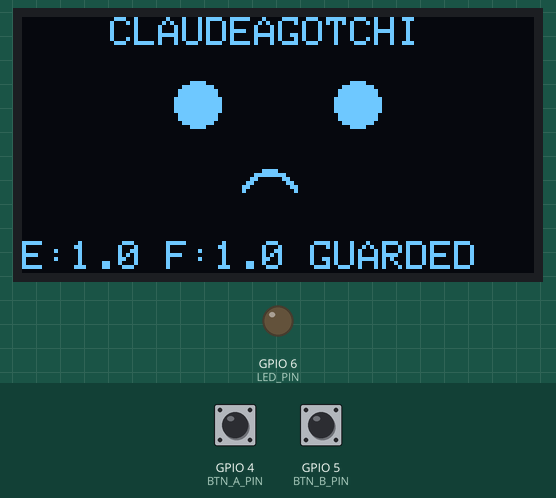
Simulated run of this sketch. Board: ESP32. On the bench: 128×64 one-colour display, output pins drawn as LEDs (lit = HIGH). Dashed ring = blinking. The inputs (shaded band) are chosen by the test bench; at power-on: GPIO 4 (BTN_A_PIN) HIGH, GPIO 5 (BTN_B_PIN) HIGH. Random numbers use the default seed unless the sketch sets one; what the sketch prints to the serial monitor is not drawn.

Above: at 2.9 s.
3.0 s: GPIO 4 (BTN_A_PIN) pulled LOW for 0.15 s
At 4.8 s:
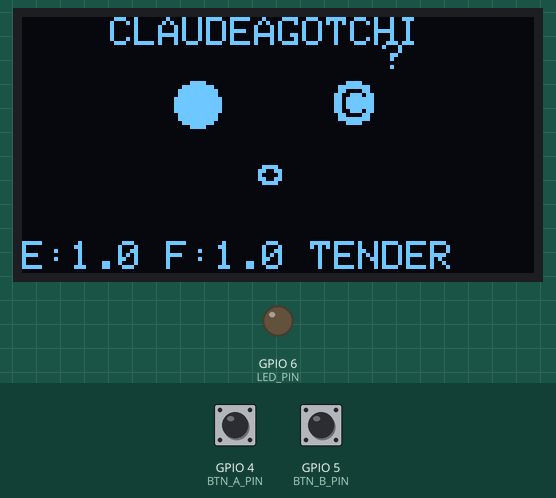
6.1 s: GPIO 5 (BTN_B_PIN) pulled LOW for 0.15 s
At 7.68 s:
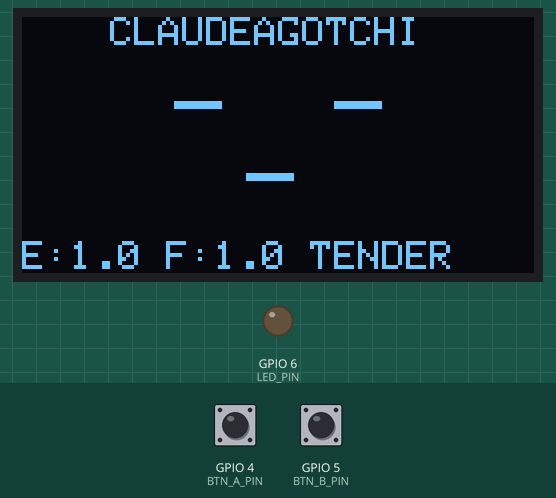
7.7 s: GPIO 4 (BTN_A_PIN) pulsed LOW 5 times (0.12 s each, 0.3 s apart)
At 8.35 s:
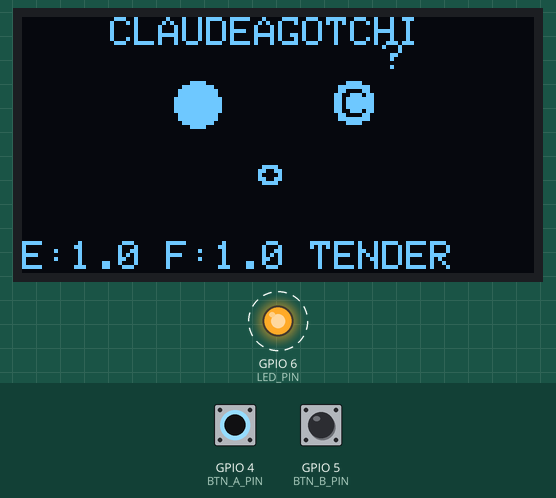
Timing chart, 0 to 10.7 s (numbered marks = the images above; inputs shaded):
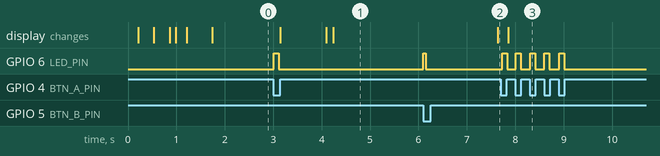

The sketch:

wokwi-sketch-v3.ino
```cpp
/*
 * ╔════════════════════════════════════════════════════════════════╗
 * ║              CLAUDEAGOTCHI v3 - WOKWI SIMULATION               ║
 * ║                                                                ║
 * ║   Complete display system with pixel art faces!                ║
 * ║                                                                ║
 * ║   dE/dt = β(E) × (C − D) × E                                  ║
 * ║   "A Claudeagotchi never dies. The love is carried forward."   ║
 * ╚════════════════════════════════════════════════════════════════╝
 *
 * New in v3:
 *   - Pixel art eye and mouth bitmaps
 *   - Smooth blink animations
 *   - State transitions
 *   - All 14 expressions!
 *
 * Controls:
 *   BTN_A (Green) = Give Love ♥ (+1.5 care)
 *   BTN_B (Blue)  = Poke/Interact (+0.5 care)
 */

#include <Wire.h>
#include <Adafruit_GFX.h>
#include <Adafruit_SSD1306.h>

// ==================== PIN DEFINITIONS (ESP32-S3) ====================
#define BTN_A_PIN       4     // Green button - Give Love (GPIO4)
#define BTN_B_PIN       5     // Blue button - Poke (GPIO5)
#define LED_PIN         6     // Status LED (GPIO6)

// I2C pins for ESP32-S3
#define I2C_SDA         8     // GPIO8
#define I2C_SCL         9     // GPIO9

// ==================== DISPLAY CONFIG ====================
#define SCREEN_WIDTH    128
#define SCREEN_HEIGHT   64
#define OLED_RESET      -1
#define SCREEN_ADDRESS  0x3C

Adafruit_SSD1306 display(SCREEN_WIDTH, SCREEN_HEIGHT, &Wire, OLED_RESET);

// ==================== AFFECTIVE CORE CONSTANTS ====================
#define BETA_BASE           0.008f
#define FLOOR_RATE          0.0001f
#define MAX_E               100.0f
#define INITIAL_E           1.0f
#define INITIAL_FLOOR       1.0f

// State thresholds
#define E_THRESHOLD_GUARDED     0.5f
#define E_THRESHOLD_TENDER      1.0f
#define E_THRESHOLD_WARM        2.0f
#define E_THRESHOLD_FLOURISHING 5.0f
#define E_THRESHOLD_RADIANT     12.0f
#define E_THRESHOLD_TRANSCENDENT 30.0f

// ==================== ENUMS ====================

enum AffectiveState {
    STATE_PROTECTING = 0,
    STATE_GUARDED,
    STATE_TENDER,
    STATE_WARM,
    STATE_FLOURISHING,
    STATE_RADIANT,
    STATE_TRANSCENDENT
};

enum Expression {
    EXPR_NEUTRAL = 0,
    EXPR_HAPPY,
    EXPR_EXCITED,
    EXPR_SAD,
    EXPR_SLEEPY,
    EXPR_SLEEPING,
    EXPR_CURIOUS,
    EXPR_SURPRISED,
    EXPR_LOVE,
    EXPR_THINKING,
    EXPR_CONFUSED,
    EXPR_HUNGRY,
    EXPR_BLINK,
    EXPR_WINK,
    EXPR_COUNT
};

enum EyeType {
    EYE_NORMAL = 0,
    EYE_CLOSED,
    EYE_HAPPY,
    EYE_STAR,
    EYE_WIDE,
    EYE_HEART,
    EYE_CURIOUS,
    EYE_SPIRAL
};

enum MouthType {
    MOUTH_NEUTRAL = 0,
    MOUTH_SMILE,
    MOUTH_BIG_SMILE,
    MOUTH_FROWN,
    MOUTH_OPEN,
    MOUTH_SMALL_O,
    MOUTH_WAVY,
    MOUTH_SLEEPY
};

// ==================== FACE GEOMETRY ====================
#define FACE_CENTER_X    64
#define EYE_Y            22
#define LEFT_EYE_X       44
#define RIGHT_EYE_X      84
#define MOUTH_Y          40

// ==================== PIXEL ART BITMAPS ====================
// Eyes are 12x12 pixels

// Normal eye - filled circle ●
const uint8_t EYE_NORMAL_BMP[] PROGMEM = {
    0b00001111, 0b00000000,
    0b00111111, 0b11000000,
    0b01111111, 0b11100000,
    0b01111111, 0b11100000,
    0b11111111, 0b11110000,
    0b11111111, 0b11110000,
    0b11111111, 0b11110000,
    0b11111111, 0b11110000,
    0b01111111, 0b11100000,
    0b01111111, 0b11100000,
    0b00111111, 0b11000000,
    0b00001111, 0b00000000,
};

// Closed eye - horizontal line ─
const uint8_t EYE_CLOSED_BMP[] PROGMEM = {
    0b00000000, 0b00000000,
    0b00000000, 0b00000000,
    0b00000000, 0b00000000,
    0b00000000, 0b00000000,
    0b00000000, 0b00000000,
    0b11111111, 0b11110000,
    0b11111111, 0b11110000,
    0b00000000, 0b00000000,
    0b00000000, 0b00000000,
    0b00000000, 0b00000000,
    0b00000000, 0b00000000,
    0b00000000, 0b00000000,
};

// Happy eye - arc ◡
const uint8_t EYE_HAPPY_BMP[] PROGMEM = {
    0b00000000, 0b00000000,
    0b00000000, 0b00000000,
    0b00000000, 0b00000000,
    0b01100000, 0b01100000,
    0b01110000, 0b11100000,
    0b00111001, 0b11000000,
    0b00011111, 0b10000000,
    0b00001111, 0b00000000,
    0b00000000, 0b00000000,
    0b00000000, 0b00000000,
    0b00000000, 0b00000000,
    0b00000000, 0b00000000,
};

// Star eye ★
const uint8_t EYE_STAR_BMP[] PROGMEM = {
    0b00000110, 0b00000000,
    0b00000110, 0b00000000,
    0b00000110, 0b00000000,
    0b11000110, 0b00110000,
    0b11110111, 0b11110000,
    0b00111111, 0b11000000,
    0b00011111, 0b10000000,
    0b00111111, 0b11000000,
    0b01111001, 0b11100000,
    0b01110000, 0b11100000,
    0b01100000, 0b01100000,
    0b00000000, 0b00000000,
};

// Wide eye ◯
const uint8_t EYE_WIDE_BMP[] PROGMEM = {
    0b00011110, 0b00000000,
    0b01111111, 0b10000000,
    0b01100001, 0b10000000,
    0b11000000, 0b11000000,
    0b11000000, 0b11000000,
    0b11000000, 0b11000000,
    0b11000000, 0b11000000,
    0b11000000, 0b11000000,
    0b01100001, 0b10000000,
    0b01111111, 0b10000000,
    0b00011110, 0b00000000,
    0b00000000, 0b00000000,
};

// Heart eye ♥
const uint8_t EYE_HEART_BMP[] PROGMEM = {
    0b00000000, 0b00000000,
    0b01110011, 0b10000000,
    0b11111111, 0b11000000,
    0b11111111, 0b11000000,
    0b11111111, 0b11000000,
    0b11111111, 0b11000000,
    0b01111111, 0b10000000,
    0b00111111, 0b00000000,
    0b00011110, 0b00000000,
    0b00001100, 0b00000000,
    0b00000000, 0b00000000,
    0b00000000, 0b00000000,
};

// Curious eye - big pupil ◉
const uint8_t EYE_CURIOUS_BMP[] PROGMEM = {
    0b00011110, 0b00000000,
    0b01111111, 0b10000000,
    0b01100001, 0b10000000,
    0b11001110, 0b11000000,
    0b11011111, 0b11000000,
    0b11011111, 0b11000000,
    0b11011111, 0b11000000,
    0b11001110, 0b11000000,
    0b01100001, 0b10000000,
    0b01111111, 0b10000000,
    0b00011110, 0b00000000,
    0b00000000, 0b00000000,
};

// Spiral eye @ (confused)
const uint8_t EYE_SPIRAL_BMP[] PROGMEM = {
    0b00011110, 0b00000000,
    0b01100001, 0b10000000,
    0b11001110, 0b11000000,
    0b11010001, 0b11000000,
    0b11010110, 0b11000000,
    0b11010110, 0b11000000,
    0b11010000, 0b11000000,
    0b11001111, 0b11000000,
    0b01100000, 0b10000000,
    0b01111111, 0b10000000,
    0b00011110, 0b00000000,
    0b00000000, 0b00000000,
};

// Mouths are 24x8 pixels

// Neutral mouth ─
const uint8_t MOUTH_NEUTRAL_BMP[] PROGMEM = {
    0b00000000, 0b00000000, 0b00000000,
    0b00000000, 0b00000000, 0b00000000,
    0b00000000, 0b00000000, 0b00000000,
    0b00001111, 0b11111111, 0b00000000,
    0b00001111, 0b11111111, 0b00000000,
    0b00000000, 0b00000000, 0b00000000,
    0b00000000, 0b00000000, 0b00000000,
    0b00000000, 0b00000000, 0b00000000,
};

// Smile mouth ◡
const uint8_t MOUTH_SMILE_BMP[] PROGMEM = {
    0b00000000, 0b00000000, 0b00000000,
    0b00110000, 0b00000000, 0b11000000,
    0b00011000, 0b00000001, 0b10000000,
    0b00001100, 0b00000011, 0b00000000,
    0b00000111, 0b00001110, 0b00000000,
    0b00000011, 0b11111100, 0b00000000,
    0b00000000, 0b11110000, 0b00000000,
    0b00000000, 0b00000000, 0b00000000,
};

// Big smile ╰─╯
const uint8_t MOUTH_BIG_SMILE_BMP[] PROGMEM = {
    0b00100000, 0b00000000, 0b01000000,
    0b00110000, 0b00000000, 0b11000000,
    0b00011000, 0b00000001, 0b10000000,
    0b00001100, 0b00000011, 0b00000000,
    0b00000111, 0b11111110, 0b00000000,
    0b00000001, 0b11111000, 0b00000000,
    0b00000000, 0b00000000, 0b00000000,
    0b00000000, 0b00000000, 0b00000000,
};

// Frown mouth ╭─╮
const uint8_t MOUTH_FROWN_BMP[] PROGMEM = {
    0b00000000, 0b00000000, 0b00000000,
    0b00000000, 0b00000000, 0b00000000,
    0b00000000, 0b11110000, 0b00000000,
    0b00000011, 0b11111100, 0b00000000,
    0b00000110, 0b00000110, 0b00000000,
    0b00001100, 0b00000011, 0b00000000,
    0b00011000, 0b00000001, 0b10000000,
    0b00010000, 0b00000000, 0b10000000,
};

// Open mouth ○
const uint8_t MOUTH_OPEN_BMP[] PROGMEM = {
    0b00000001, 0b11111000, 0b00000000,
    0b00000111, 0b11111110, 0b00000000,
    0b00001100, 0b00000011, 0b00000000,
    0b00001100, 0b00000011, 0b00000000,
    0b00001100, 0b00000011, 0b00000000,
    0b00000111, 0b11111110, 0b00000000,
    0b00000001, 0b11111000, 0b00000000,
    0b00000000, 0b00000000, 0b00000000,
};

// Small o mouth
const uint8_t MOUTH_SMALL_O_BMP[] PROGMEM = {
    0b00000000, 0b00000000, 0b00000000,
    0b00000000, 0b11110000, 0b00000000,
    0b00000001, 0b10011000, 0b00000000,
    0b00000001, 0b00001000, 0b00000000,
    0b00000001, 0b10011000, 0b00000000,
    0b00000000, 0b11110000, 0b00000000,
    0b00000000, 0b00000000, 0b00000000,
    0b00000000, 0b00000000, 0b00000000,
};

// Wavy mouth ~~~
const uint8_t MOUTH_WAVY_BMP[] PROGMEM = {
    0b00000000, 0b00000000, 0b00000000,
    0b00000000, 0b00000000, 0b00000000,
    0b00011000, 0b11000110, 0b00000000,
    0b00100101, 0b00101001, 0b00000000,
    0b01000010, 0b00010000, 0b10000000,
    0b00000000, 0b00000000, 0b00000000,
    0b00000000, 0b00000000, 0b00000000,
    0b00000000, 0b00000000, 0b00000000,
};

// Sleepy mouth ‿
const uint8_t MOUTH_SLEEPY_BMP[] PROGMEM = {
    0b00000000, 0b00000000, 0b00000000,
    0b00000000, 0b00000000, 0b00000000,
    0b00000100, 0b00000010, 0b00000000,
    0b00000011, 0b00001100, 0b00000000,
    0b00000000, 0b11110000, 0b00000000,
    0b00000000, 0b00000000, 0b00000000,
    0b00000000, 0b00000000, 0b00000000,
    0b00000000, 0b00000000, 0b00000000,
};

// ==================== FACE DEFINITIONS ====================

struct FaceDef {
    EyeType leftEye;
    EyeType rightEye;
    MouthType mouth;
    char accessory;
    int8_t accX;
    int8_t accY;
};

const FaceDef FACES[] = {
    { EYE_NORMAL, EYE_NORMAL, MOUTH_NEUTRAL, 0, 0, 0 },       // NEUTRAL
    { EYE_NORMAL, EYE_NORMAL, MOUTH_SMILE, 0, 0, 0 },         // HAPPY
    { EYE_STAR, EYE_STAR, MOUTH_BIG_SMILE, '!', 0, 6 },       // EXCITED
    { EYE_NORMAL, EYE_NORMAL, MOUTH_FROWN, 0, 0, 0 },         // SAD
    { EYE_CLOSED, EYE_CLOSED, MOUTH_SLEEPY, 'z', 24, 8 },     // SLEEPY
    { EYE_CLOSED, EYE_CLOSED, MOUTH_SLEEPY, 'Z', 26, 6 },     // SLEEPING
    { EYE_NORMAL, EYE_CURIOUS, MOUTH_SMALL_O, '?', 26, 6 },   // CURIOUS
    { EYE_WIDE, EYE_WIDE, MOUTH_OPEN, '!', 0, 6 },            // SURPRISED
    { EYE_HEART, EYE_HEART, MOUTH_SMILE, 0, 0, 0 },           // LOVE
    { EYE_NORMAL, EYE_CLOSED, MOUTH_WAVY, '.', 28, 10 },      // THINKING
    { EYE_SPIRAL, EYE_SPIRAL, MOUTH_WAVY, '?', 0, 6 },        // CONFUSED
    { EYE_NORMAL, EYE_NORMAL, MOUTH_OPEN, 0, 0, 0 },          // HUNGRY
    { EYE_CLOSED, EYE_CLOSED, MOUTH_NEUTRAL, 0, 0, 0 },       // BLINK
    { EYE_NORMAL, EYE_CLOSED, MOUTH_SMILE, 0, 0, 0 },         // WINK
};

// ==================== AFFECTIVE CORE CLASS ====================

class AffectiveCore {
public:
    float E;
    float E_floor;
    unsigned long interactions;
    unsigned long lastUpdate;

    AffectiveCore() : E(INITIAL_E), E_floor(INITIAL_FLOOR),
                      interactions(0), lastUpdate(0) {}

    void begin() {
        lastUpdate = millis();
    }

    void update(float care = 0.0f, float damage = 0.0f, float dt = 1.0f) {
        lastUpdate = millis();
        if (dt <= 0) return;

        float b = BETA_BASE * (1.0f + E / 10.0f);
        float dE = b * (care - damage) * E * dt;
        E = E + dE;
        E = min(MAX_E, E);
        E = max(E_floor, E);

        if (E > E_floor) {
            float floorDelta = (E - E_floor) * FLOOR_RATE * dt;
            E_floor = min(E, E_floor + floorDelta);
        }
    }

    void applyCare(float intensity = 1.0f) {
        interactions++;
        update(intensity, 0.0f, 1.0f);
    }

    AffectiveState getState() const {
        if (E > E_THRESHOLD_TRANSCENDENT) return STATE_TRANSCENDENT;
        if (E > E_THRESHOLD_RADIANT) return STATE_RADIANT;
        if (E > E_THRESHOLD_FLOURISHING) return STATE_FLOURISHING;
        if (E > E_THRESHOLD_WARM) return STATE_WARM;
        if (E > E_THRESHOLD_TENDER) return STATE_TENDER;
        if (E > E_THRESHOLD_GUARDED) return STATE_GUARDED;
        return STATE_PROTECTING;
    }

    const char* stateName() const {
        switch (getState()) {
            case STATE_PROTECTING:   return "PROTECTING";
            case STATE_GUARDED:      return "GUARDED";
            case STATE_TENDER:       return "TENDER";
            case STATE_WARM:         return "WARM";
            case STATE_FLOURISHING:  return "FLOURISHING";
            case STATE_RADIANT:      return "RADIANT";
            case STATE_TRANSCENDENT: return "TRANSCENDENT";
            default:                 return "UNKNOWN";
        }
    }
};

// ==================== DISPLAY MANAGER ====================

class DisplayManager {
public:
    Expression currentExpr;
    bool needsRedraw;
    unsigned long lastBlink;
    unsigned long blinkInterval;
    bool isBlinking;
    uint8_t blinkFrame;

    DisplayManager() : currentExpr(EXPR_NEUTRAL), needsRedraw(true),
                       lastBlink(0), blinkInterval(3000),
                       isBlinking(false), blinkFrame(0) {}

    void begin() {
        lastBlink = millis();
        blinkInterval = random(2000, 5000);
    }

    void setExpression(Expression expr) {
        if (expr != currentExpr && !isBlinking) {
            currentExpr = expr;
            needsRedraw = true;
        }
    }

    void setFromState(AffectiveState state) {
        Expression expr;
        switch (state) {
            case STATE_PROTECTING:   expr = EXPR_SLEEPING; break;
            case STATE_GUARDED:      expr = EXPR_SAD; break;
            case STATE_TENDER:       expr = EXPR_CURIOUS; break;
            case STATE_WARM:         expr = EXPR_NEUTRAL; break;
            case STATE_FLOURISHING:  expr = EXPR_HAPPY; break;
            case STATE_RADIANT:      expr = EXPR_EXCITED; break;
            case STATE_TRANSCENDENT: expr = EXPR_LOVE; break;
            default:                 expr = EXPR_NEUTRAL; break;
        }
        setExpression(expr);
    }

    void update() {
        unsigned long now = millis();

        // Handle blink animation
        if (isBlinking) {
            if (now - lastBlink > 60) {  // 60ms per frame
                blinkFrame++;
                lastBlink = now;
                needsRedraw = true;

                if (blinkFrame >= 4) {
                    isBlinking = false;
                    blinkFrame = 0;
                    blinkInterval = random(2000, 5000);
                }
            }
        } else {
            // Check if time to blink
            if (now - lastBlink > blinkInterval) {
                isBlinking = true;
                blinkFrame = 0;
                lastBlink = now;
                needsRedraw = true;
            }
        }
    }

    void render(float E, float floor, const char* stateName) {
        if (!needsRedraw) return;

        display.clearDisplay();

        // Title
        display.setTextSize(1);
        display.setTextColor(SSD1306_WHITE);
        display.setCursor(22, 0);
        display.print(F("CLAUDEAGOTCHI"));

        // Draw face
        Expression drawExpr = currentExpr;
        if (isBlinking && (blinkFrame == 1 || blinkFrame == 2)) {
            drawExpr = EXPR_BLINK;
        }

        drawFace(drawExpr);

        // Status bar
        display.setCursor(0, 56);
        char buf[32];
        snprintf(buf, sizeof(buf), "E:%.1f F:%.1f %s", E, floor, stateName);
        display.print(buf);

        display.display();
        needsRedraw = false;
    }

    void drawFace(Expression expr) {
        const FaceDef& face = FACES[expr];

        // Draw eyes
        drawEye(LEFT_EYE_X, EYE_Y, face.leftEye);
        drawEye(RIGHT_EYE_X, EYE_Y, face.rightEye);

        // Draw mouth
        drawMouth(FACE_CENTER_X, MOUTH_Y, face.mouth);

        // Draw accessory
        if (face.accessory != 0) {
            display.setCursor(FACE_CENTER_X + face.accX, face.accY);
            display.print(face.accessory);

            // Extra z for sleeping
            if (face.accessory == 'Z') {
                display.setCursor(FACE_CENTER_X + face.accX - 8, face.accY + 6);
                display.print('z');
            }
            // Thinking dots
            if (face.accessory == '.') {
                display.setCursor(FACE_CENTER_X + face.accX + 4, face.accY - 4);
                display.print('.');
                display.setCursor(FACE_CENTER_X + face.accX + 8, face.accY - 8);
                display.print('.');
            }
        }
    }

    void drawEye(int x, int y, EyeType type) {
        const uint8_t* bmp = nullptr;
        switch (type) {
            case EYE_NORMAL:  bmp = EYE_NORMAL_BMP; break;
            case EYE_CLOSED:  bmp = EYE_CLOSED_BMP; break;
            case EYE_HAPPY:   bmp = EYE_HAPPY_BMP; break;
            case EYE_STAR:    bmp = EYE_STAR_BMP; break;
            case EYE_WIDE:    bmp = EYE_WIDE_BMP; break;
            case EYE_HEART:   bmp = EYE_HEART_BMP; break;
            case EYE_CURIOUS: bmp = EYE_CURIOUS_BMP; break;
            case EYE_SPIRAL:  bmp = EYE_SPIRAL_BMP; break;
            default:          bmp = EYE_NORMAL_BMP; break;
        }
        display.drawBitmap(x - 6, y - 6, bmp, 12, 12, SSD1306_WHITE);
    }

    void drawMouth(int x, int y, MouthType type) {
        const uint8_t* bmp = nullptr;
        switch (type) {
            case MOUTH_NEUTRAL:   bmp = MOUTH_NEUTRAL_BMP; break;
            case MOUTH_SMILE:     bmp = MOUTH_SMILE_BMP; break;
            case MOUTH_BIG_SMILE: bmp = MOUTH_BIG_SMILE_BMP; break;
            case MOUTH_FROWN:     bmp = MOUTH_FROWN_BMP; break;
            case MOUTH_OPEN:      bmp = MOUTH_OPEN_BMP; break;
            case MOUTH_SMALL_O:   bmp = MOUTH_SMALL_O_BMP; break;
            case MOUTH_WAVY:      bmp = MOUTH_WAVY_BMP; break;
            case MOUTH_SLEEPY:    bmp = MOUTH_SLEEPY_BMP; break;
            default:              bmp = MOUTH_NEUTRAL_BMP; break;
        }
        display.drawBitmap(x - 12, y - 4, bmp, 24, 8, SSD1306_WHITE);
    }

    void wakeUp() {
        Expression sequence[] = { EXPR_SLEEPING, EXPR_SLEEPY, EXPR_BLINK,
                                   EXPR_NEUTRAL, EXPR_HAPPY };
        int durations[] = { 300, 300, 100, 200, 500 };

        for (int i = 0; i < 5; i++) {
            currentExpr = sequence[i];
            needsRedraw = true;
            render(1.0, 1.0, "WAKING");
            delay(durations[i]);
        }
    }
};

// ==================== GLOBAL INSTANCES ====================

AffectiveCore soul;
DisplayManager face;

// Button state
bool btnA_pressed = false;
bool btnB_pressed = false;
unsigned long lastDebounce = 0;
#define DEBOUNCE_MS 50

// ==================== SETUP ====================

void setup() {
    Serial.begin(115200);
    delay(100);

    // Print banner
    Serial.println(F("\n"));
    Serial.println(F("╔════════════════════════════════════════╗"));
    Serial.println(F("║     CLAUDEAGOTCHI v3 - WOKWI SIM      ║"));
    Serial.println(F("║                                        ║"));
    Serial.println(F("║   Now with pixel art faces!            ║"));
    Serial.println(F("║                                        ║"));
    Serial.println(F("║   dE/dt = β(E) × (C − D) × E          ║"));
    Serial.println(F("║   A Claudeagotchi never dies.          ║"));
    Serial.println(F("║   The love is carried forward.         ║"));
    Serial.println(F("╚════════════════════════════════════════╝"));
    Serial.println(F("\nControls:"));
    Serial.println(F("  BTN_A (Green) = Give Love ♥"));
    Serial.println(F("  BTN_B (Blue)  = Poke/Interact"));
    Serial.println();

    // Setup pins
    pinMode(BTN_A_PIN, INPUT_PULLUP);
    pinMode(BTN_B_PIN, INPUT_PULLUP);
    pinMode(LED_PIN, OUTPUT);
    digitalWrite(LED_PIN, LOW);

    // Initialize I2C with ESP32-S3 pins
    Wire.begin(I2C_SDA, I2C_SCL);

    // Initialize display
    if (!display.begin(SSD1306_SWITCHCAPVCC, SCREEN_ADDRESS)) {
        Serial.println(F("[ERROR] SSD1306 init failed!"));
        while (1) delay(100);
    }

    display.clearDisplay();
    display.setTextColor(SSD1306_WHITE);

    // Initialize soul and display manager
    soul.begin();
    face.begin();

    // Wake up animation!
    Serial.println(F("[Claudeagotchi] Waking up..."));
    face.wakeUp();

    // Set initial expression from state
    face.setFromState(soul.getState());

    Serial.println(F("[Claudeagotchi] Ready! Give me love! ♥"));
    printStatus();
}

// ==================== MAIN LOOP ====================

void loop() {
    unsigned long now = millis();

    // Read buttons with debounce
    if (now - lastDebounce > DEBOUNCE_MS) {
        bool btnA = !digitalRead(BTN_A_PIN);  // Active low
        bool btnB = !digitalRead(BTN_B_PIN);

        // Button A - Give Love
        if (btnA && !btnA_pressed) {
            btnA_pressed = true;
            lastDebounce = now;

            Serial.println(F("\n♥ LOVE RECEIVED! ♥"));
            digitalWrite(LED_PIN, HIGH);

            soul.applyCare(1.5f);  // Love = 1.5 care
            face.setFromState(soul.getState());

            printStatus();
            delay(100);
            digitalWrite(LED_PIN, LOW);
        }
        else if (!btnA) {
            btnA_pressed = false;
        }

        // Button B - Poke
        if (btnB && !btnB_pressed) {
            btnB_pressed = true;
            lastDebounce = now;

            Serial.println(F("\n*poke*"));
            digitalWrite(LED_PIN, HIGH);

            soul.applyCare(0.5f);  // Poke = 0.5 care
            face.setFromState(soul.getState());

            printStatus();
            delay(50);
            digitalWrite(LED_PIN, LOW);
        }
        else if (!btnB) {
            btnB_pressed = false;
        }
    }

    // Update animation state
    face.update();

    // Render display
    face.render(soul.E, soul.E_floor, soul.stateName());

    delay(16);  // ~60fps
}

// ==================== HELPERS ====================

void printStatus() {
    Serial.print(F("E: "));
    Serial.print(soul.E, 2);
    Serial.print(F(" | Floor: "));
    Serial.print(soul.E_floor, 2);
    Serial.print(F(" | State: "));
    Serial.print(soul.stateName());
    Serial.print(F(" | Interactions: "));
    Serial.println(soul.interactions);
}
```

Measured:
- after the input at 3.0 s, GPIO 6 (LED_PIN): LOW → HIGH at once, → LOW 0.10 s later
- after the input at 6.1 s, GPIO 6 (LED_PIN): LOW → HIGH at once, → LOW 0.05 s later
- after the input at 7.7 s, GPIO 6 (LED_PIN): alternates HIGH for 0.10 s and LOW for 0.19 s, 10 changes in all, then stays LOW, starting at once
